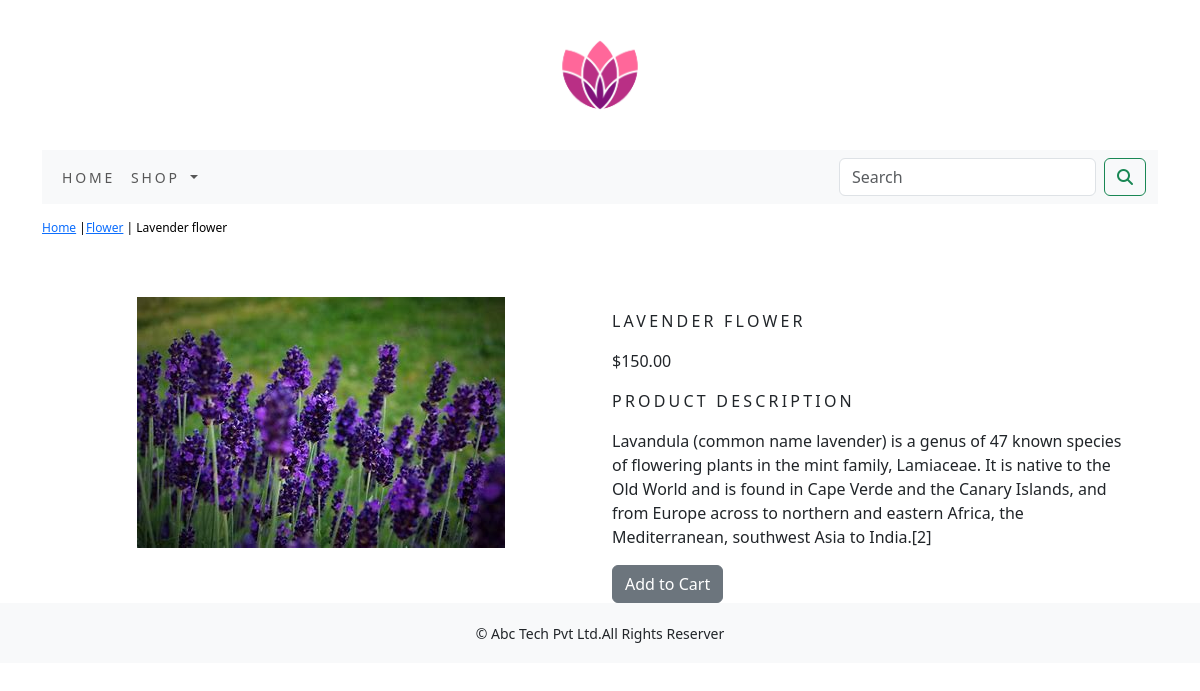
Page /eco1app/flower/lavender-flower/ on the committed database.
### eco1app/models.py (models this page shows, shortened)
class Product(models.Model):
    name=models.CharField(max_length=250,unique=True)
    slug=models.SlugField(max_length=250,unique=True)
    desc=models.TextField(blank=True)
    price=models.DecimalField(max_digits=10,decimal_places=2)
    category=models.ForeignKey(Category,on_delete=models.CASCADE)
    img=models.ImageField(upload_to='product',blank=True)
    stock=models.IntegerField()
    available=models.BooleanField(default=True)
    created=models.DateTimeField(auto_now_add=True)
    updated=models.DateTimeField(auto_now=True)
    class Meta:
        ordering = ('name',)
        verbose_name = 'product'
        verbose_name_plural = ('products')

class Category(models.Model):
    name=models.CharField(max_length=250,unique=True)
    slug=models.SlugField(max_length=250,unique=True)
    desc=models.TextField(blank=True)
    img=models.ImageField(upload_to='category',blank=True)
    class Meta:
        ordering=('name',)
        verbose_name='category'
        verbose_name_plural='categories'
    def get_url(self):
        return reverse('eco1app:products_by_category',args=[self.slug])
    def __str__(self):
        return '{}'.format(self.name)

### eco1app/views.py (the view)
# urls.py: path('<slug:c_slug>/<slug:product_slug>/',views.proDetail,name='prodCatdetail')
def proDetail(request,c_slug,product_slug):
    try:
        product=Product.objects.get(category__slug=c_slug,slug=product_slug)
    except Exception as e:
        raise e
    return render(request,'product.html',{'product':product})

### cartapp/context_processors.py (called while the page is built)
def counter(request):
    item_count=0
    if 'admin' in request.path:
        return {}
    else:
        try:
            cart=Cart.objects.filter(cart_id=_cart_id(request))
            cart_items=cartitem.objects.all().filter(cart=cart[:1])
            for cart_item in cart_items:
                item_count += cart_item.quantity
        except Cart.DoesNotExist:
            item_count =0
    return dict(item_count=item_count)

### cartapp/views.py (called while the page is built)
def _cart_id(request):
    cart=request.session.session_key
    if not cart:
        cart=request.session.create()
    return cart

### eco1app/context_processors.py (called while the page is built)
def menu_links(request):
    links=Category.objects.all()
    return dict(links=links)

### templates/product.html (shortened to what this page needs)
{% extends 'base.html' %}
{% load static %}
{% block content %}
<div class="row my_prod_row_class">
    <div class="mx-auto">
        <p><a href="{% url 'eco1app:allProdCat' %}">Home</a> |<a href="{{product.category.get_url}}">{{product.category}}</a> | {{product.name}}</p>
    </div>
</div>
<div class="container">
<br>
<div class="row">
    <div class="col-12 col-sm-12 col-md-12 col-lg-6 text-center">
        <div style="min-width:18rem;">
            <img src="{{product.img.url}}" alt="{{product.name}}">
        </div>
    </div>
        <div class="col-12 col-sm-12 col-md-12 col-lg-6">
            <div>
            <h1 class="my_prod_title">{{product.name}}</h1>
            <p>${{product.price}}</p>
            <p class="my_title">Product Description</p>
            <p class="text-justify my_prod_text">{{product.desc}}</p>
            {% if product.stock <= 0 %}
            <p class="text-justify my_prod_text"><b>Out of stock</b></p>
            {% else %}
            <a class="btn btn-secondary" href="{% url 'cartapp:add_cart' product.id %}">Add to Cart</a>
            {% endif %}
            </div>
        </div>
    </div>
</div>
{% endblock %}

### static/css/custom.css (style rules this page uses)
body { font-family: 'Roboto', sans-serif; }
.my_title { font-size:16px; text-transform:uppercase; letter-spacing:.2em; }
.my_prod_row_class { padding-top:15px; padding-bottom:20px; }
.my_prod_row_class .mx-auto { color:#000; font-size:12px; text-decoration:none; }
.my_prod_title { font-size:16px; text-transform:uppercase; letter-spacing:.2em; padding-top:15px; padding-bottom:10px; }
.my_prod_text { padding-right:20px; }

### rows in the picture
Product: category "Flower", name "Lavender flower", img (picture), name "LAVENDER FLOWER", price "150.00", desc "Lavandula (common name lavender) is a genus of 47 known species of flowering plants in the mint family, Lamiaceae. It is native to the Old World and is found in Cape Verde and the Canary Islands, and from Europe across to northern and eastern Africa, the Mediterranean, southwest Asia to India.[2]"
